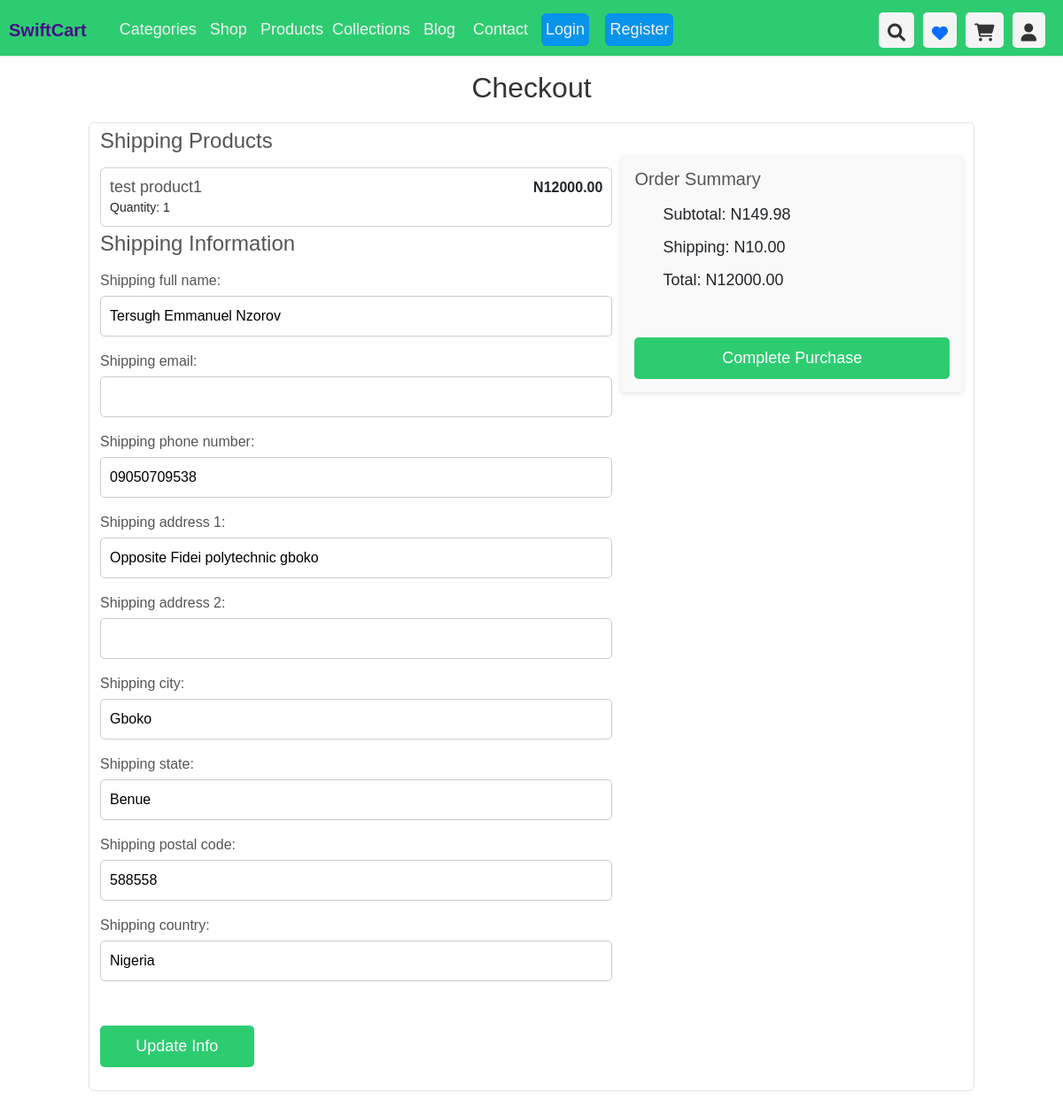
Page /payment/checkout on the committed database.
### Store/models.py (models this page shows, shortened)
class Product(models.Model):
    id = models.UUIDField(primary_key=True, unique=True, default=uuid.uuid4)
    name = models.CharField(max_length=100)
    image = models.ImageField(upload_to='products_images', blank=True, null=True)
    description = models.TextField()
    in_stock = models.PositiveBigIntegerField(default=1)
    price = models.DecimalField(decimal_places=2, max_digits=10000)
    is_sale = models.BooleanField(default=False)
    sale_price = models.DecimalField(decimal_places=2, max_digits=10000, blank=True, null=True)
    is_featured = models.BooleanField(default=False)
    is_trending = models.BooleanField(default=False)
    is_best_seller = models.BooleanField(default=False)
    category = models.ForeignKey(Category, related_name='product_category', on_delete=models.CASCADE)
    created_by = models.ForeignKey(User, related_name='addes_product', on_delete=models.CASCADE)
    created_at = models.DateTimeField(auto_now_add=True)

### payment/models.py (models this page shows, shortened)
class ShippingInfo(models.Model):
    user = models.ForeignKey(User, on_delete=models.CASCADE, related_name='shipping_info', null=True, blank=True)
    session_key = models.CharField(max_length=255, null=True, blank=True)
    shipping_full_name = models.CharField(max_length=255, null=True, blank=True)
    shipping_phone_number = models.CharField(max_length=20, null=True, blank=True)
    shipping_email = models.CharField(max_length=255, null=True, blank=True)
    shipping_address_1 = models.CharField(max_length=255)
    shipping_address_2 = models.CharField(max_length=255, null=True, blank=True)
    shipping_city = models.CharField(max_length=100)
    shipping_state = models.CharField(max_length=100)
    shipping_postal_code = models.CharField(max_length=20, null=True, blank=True)
    shipping_country = models.CharField(max_length=100)
    date_added = models.DateTimeField(auto_now_add=True)

### payment/views.py (the view)
# urls.py: path('checkout', views.checkout, name='checkout'),
def checkout(request):
    categories = Category.objects.all()
    if request.user.is_authenticated:
        cart = Cart.objects.filter(user=request.user).first()
        shipping_info = ShippingInfo.objects.filter(user=request.user).first()
    else:
        session_key = request.session.session_key
        cart = Cart.objects.filter(session_key=session_key).first()
        shipping_info = ShippingInfo.objects.filter(session_key=session_key).first()
    cart_items = []
    total_price = 0.0
    if cart:
        cart_item_list = cart.items.all()
        for item in cart_item_list:
            if item.product.is_sale:
                price = item.product.sale_price
            else:
                price = item.product.price
            item_total =  item.quantity * price
            total_price += float(item_total)
            cart_items.append({
                    'product_id': item.product.id,
                    'product_image': item.product.image.url,
                    'product_name': item.product.name,
                    'description': item.product.description,
                    'quantity': item.quantity,
                    'total_price': item_total,
                })
            print(cart_items)
    cart_items.reverse()
    shipping_form = ShippingForm(instance=shipping_info)
    context = {
            'categories':categories,
            'cart':cart,
            'cart_items':cart_items,
            'total_price':total_price,
            'shipping_form':shipping_form,
        }
    return render(request, 'payment/checkout.html', context)

### Store/models.py (called while the page is built)
    def __str__(self):
        return f'{self.name}'

### payment/templates/payment/checkout.html (shortened to what this page needs)
{% extends 'store/base.html' %}
{% load static %}
{% block content %}
<section class="checkout-page">
  <div class="container-fluid">
    <h2>Checkout</h2>
    <div class="checkout-form">
      <div id="checkout-form" class="form-control">
        <form action="{% url 'billing_info' %}" class="info" method="post">
          <h3>Shipping Products</h3>
          <div>
            {% for item in cart_items %}
            <div class="card" style="padding: 10px; max-height: 80px; margin-bottom: 5px;">
              <div style="display: flex; align-items: center; justify-content: space-between; padding: 0; margin: 0;">
                <h3 class="title" style="font-size: 18px; padding: 0; margin: 0;">{{item.product_name}}</h3>
                <strong class="input">N{{item.total_price}}</strong>
              </div>
              <small>Quantity: {{item.quantity}}</small>
            </div>
            {% endfor %}
            <h3>Shipping Information</h3>
            <div class="form-group">
              {{shipping_form.as_p}}
            </div>
            <div class="form-group">
              <button type="submit" class="checkout-btn" style="width: 30%;"> Update Info</button>
            </div>
          </div>
        </form>
        <form action="" class="Summary">
          <div class="order-summary">
            <h3>Order Summary</h3>
            <ul>
              <li>Subtotal: N149.98</li>
              <li>Shipping: N10.00</li>
              <li>Total: N{{total_price|floatformat:2}}</li>
            </ul>
            <button type="submit" class="checkout-btn">Complete Purchase</button>
          </div>
        </form>
      </div>
    </div>
  </div>
</section>
{% endblock %}

### static/assets/css/style.css (style rules this page uses)
* { margin: 0; padding: 0; box-sizing: border-box; }
body { font-family: Arial, sans-serif; min-height: 100vh; background-color: #f4f4f4; }

### static/assets/css/cart.css (style rules this page uses)
* { margin: 0; padding: 0; box-sizing: border-box; }
body { font-family: Arial, sans-serif; line-height: 1.6; background-color: #f4f4f4; }
h2 { font-size: 32px; margin-bottom: 20px; }
.checkout-page { padding: 40px 0; background-color: white; box-shadow: 0 2px 10px rgba(0, 0, 0, 0.1); margin-top: 40px; border-radius: 8px; }
h2 { font-size: 32px; margin-bottom: 20px; text-align: center; color: #333; }
.checkout-form { max-width: 1000px; margin: 0 auto; }
#checkout-form { display: flex; gap: 10px; }
#checkout-form .info { flex: 1.5; }
#checkout-form .Summary { flex: 1; }
.checkout-form h3 { font-size: 24px; margin-bottom: 15px; color: #555; }
.form-group { margin-bottom: 20px; }
.form-group label { font-size: 16px; color: #555; }
.form-group input, .form-group textarea { width: 100%; padding: 10px; margin-top: 5px; border: 1px solid #ccc; border-radius: 5px; font-size: 16px; }
.order-summary { background-color: #f9f9f9; padding: 15px; border-radius: 5px; margin-top: 30px; box-shadow: 0 2px 5px rgba(0, 0, 0, 0.1); }
.order-summary h3 { font-size: 20px; margin-bottom: 10px; }
.order-summary ul { list-style-type: none; }
.order-summary ul li { font-size: 18px; padding: 5px 0; }
.checkout-btn { background-color: #2ecc71; color: white; padding: 10px; font-size: 18px; border: none; cursor: pointer; border-radius: 5px; width: 100%; margin-top: 30px; }

### rows in the picture
Product: product_name "test product1"
ShippingInfo: shipping_full_name "Tersugh Emmanuel Nzorov", shipping_phone_number "09050709538", shipping_address_1 "Opposite Fidei polytechnic gboko", shipping_city "Gboko", shipping_state "Benue", shipping_postal_code "588558", shipping_country "Nigeria"

### other values in the picture
{{ item.total_price }} "12000.00"
{{ item.quantity }} "1"
{{ total_price|floatformat:2 }} "12000.00"
